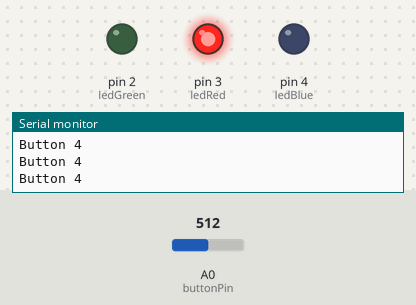
Simulated run of this sketch. Board: Arduino Uno, built with avr-gcc and run on an emulated ATmega328P. On the bench: output pins drawn as LEDs (lit = HIGH), the last lines printed to the serial monitor. The test bench sets the inputs (shaded band); at power-on: A0 (buttonPin) = 512.

Above: at 1.2 s.
1.3 s: A0 (buttonPin) set to 361
2.8 s: A0 (buttonPin) set to 342
At 3.9 s:
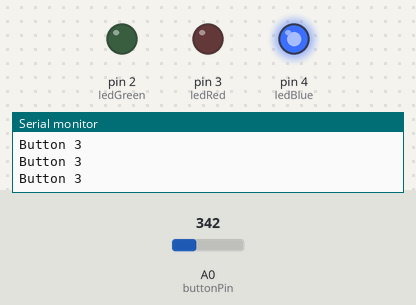
4.3 s: A0 (buttonPin) set to 259
5.8 s: A0 (buttonPin) set to 231
At 6.3 s:
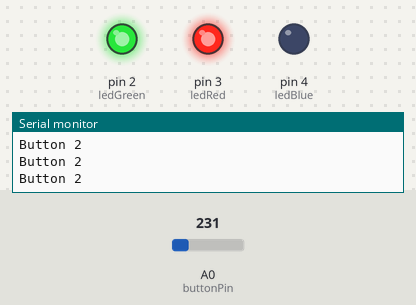
7.3 s: A0 (buttonPin) set to 156
8.8 s: A0 (buttonPin) set to 136
At 10.0 s:
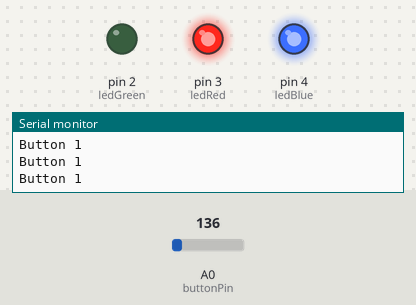
Timing chart, 0 to 11.3 s (numbered marks = the images above; inputs shaded):
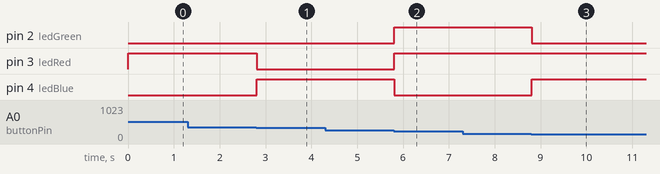

The sketch:

arduino-soundbox.ino
```cpp
int buttonPin = A0;     //Button and LED pin numbers
int ledGreen = 2;
int ledRed = 3;
int ledBlue = 4;


void setup()
{
    pinMode(ledGreen, OUTPUT);    //Define LED pins
    pinMode(ledRed, OUTPUT);
    pinMode(ledBlue, OUTPUT);
    Serial.begin(9600);           //Serial monitor used to determine limit values
}

//Read Analog 0 PIN
int ReadSens_and_Condition(){
 int temp = analogRead(buttonPin); //Read the analogue input

  if (temp < 100)                   //Lower limit for first button - if below this limit, no button pushed & LEDs are off
  {
    digitalWrite(ledGreen, LOW);
    digitalWrite(ledRed, LOW);
    digitalWrite(ledBlue, LOW);
    delay(100);
  }
  else if (temp < 150)//First button limit - if below this limit but above previous limit then the first button is pressed
  {
    digitalWrite(ledGreen, LOW);
    digitalWrite(ledRed, HIGH);
    digitalWrite(ledBlue, HIGH);
    Serial.println("Button 1"); //Display message
    delay(100);

  }
  else if (temp < 250)              //Second button limit
  {
    digitalWrite(ledGreen, HIGH);
    digitalWrite(ledRed, HIGH);
    digitalWrite(ledBlue, LOW);
    Serial.println("Button 2");
    delay(100);
  }
  else if (temp < 350)              //Third button limit
  {
    digitalWrite(ledGreen, LOW);
    digitalWrite(ledRed, LOW);
    digitalWrite(ledBlue, HIGH);
    Serial.println("Button 3");
    delay(100);
  }
  else if (temp < 850)              //Fourth button limit
  {
    digitalWrite(ledGreen, LOW);
    digitalWrite(ledRed, HIGH);
    digitalWrite(ledBlue, LOW);
    Serial.println("Button 4");
    delay(100);
  }
  else                              //If none of the previous buttons are pressed, then the fifth button must be pressed
  {
    digitalWrite(ledGreen, HIGH);
    digitalWrite(ledRed, LOW);
    digitalWrite(ledBlue, LOW);
    Serial.println("Button 5");
    delay(100);
  }

delay(100);                         //Delay for stability

}
//----- BEGIN LOOP -----//
void loop() {

  int temp = ReadSens_and_Condition(); //Read the analogue input and get the result


}
```

Measured:
- the behaviour switches between 350 and 349 on A0 (buttonPin) (found by bisection; images 0 and 1)
- the behaviour switches between 250 and 249 on A0 (buttonPin) (found by bisection; images 1 and 2)
- the behaviour switches between 150 and 149 on A0 (buttonPin) (found by bisection; images 2 and 3)
- after the input at 2.8 s, pin 3 (ledRed): HIGH → LOW at once; pin 4 (ledBlue): LOW → HIGH at once
- after the input at 5.8 s, pin 2 (ledGreen), pin 3 (ledRed): LOW → HIGH at once; pin 4 (ledBlue): HIGH → LOW at once
- after the input at 8.8 s, pin 2 (ledGreen): HIGH → LOW at once; pin 4 (ledBlue): LOW → HIGH at once
